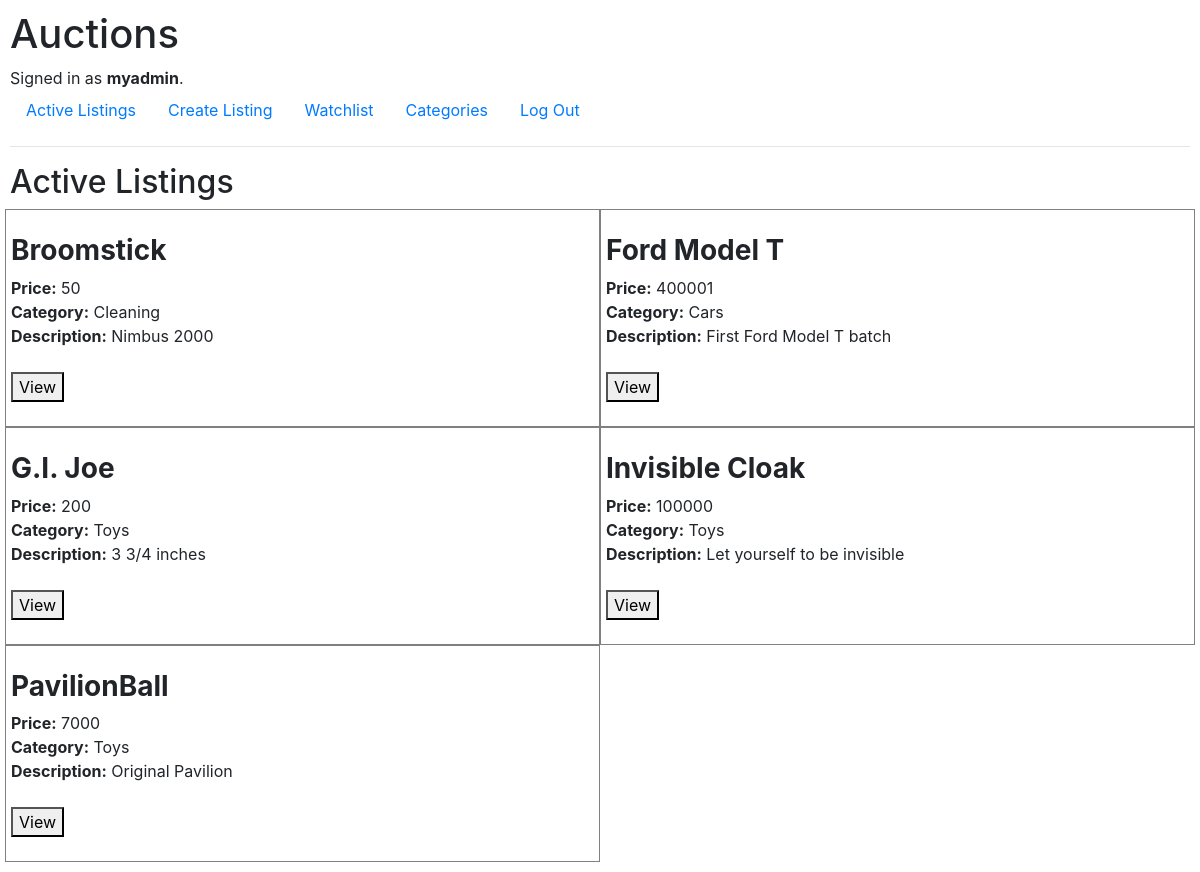
The page / (signed in) on the database its author committed.
### auctions/models.py (models this page shows)
class User(AbstractUser):
    pass

class AuctionListing(models.Model):
    title = models.CharField(max_length=34)
    category = models.CharField(max_length=20)
    price = models.IntegerField()
    img_url = models.CharField(max_length=300, blank=True, default='')
    description = models.CharField(max_length=55)
    owner = models.ForeignKey(User, on_delete=models.CASCADE, related_name="owner")
    state = models.CharField(max_length=6, default='open')

### auctions/views.py (the view)
# urls.py: path("", views.index, name="index"),
def index(request):
    listings = AuctionListing.objects.all().values()
    return render(request, "auctions/index.html", {"listings": listings})

### auctions/templates/auctions/index.html (shortened to what this page needs)
{% extends "auctions/layout.html" %}
{% block body %}
    <h2>Active Listings</h2>
    <div class="form-row">
        {% for listing in listings %}
        <div id="listing" class="col-md-6 col-lg-6">
            <br>
            <h3><b>{{ listing.title }}</b></h3>
            <p id="listing_info"><b>Price:</b> {{ listing.price }}</p>
            <p id="listing_info"><b>Category:</b> {{ listing.category }}</p>
            <p id="listing_info"><b>Description:</b> {{ listing.description }}</p>
            <br>
            <button onclick="location.href='/auctions/{{ listing.id }}'">View</button>
            <br>
            <br>
        </div>
        {% endfor %}
    </div>
{% endblock %}

### auctions/templates/auctions/layout.html (shortened to what this page needs)
{% load static %}
<!DOCTYPE html>
<html lang="en">
    <head>
        <link rel="stylesheet" href="https://stackpath.bootstrapcdn.com/bootstrap/4.4.1/css/bootstrap.min.css">
        <link href="{% static 'auctions/styles.css' %}" rel="stylesheet">
    </head>
    <body>
        <h1>Auctions</h1>
        <div>
            {% if user.is_authenticated %}
                Signed in as <strong>{{ user.username }}</strong>.
            {% else %}
                Not signed in.
            {% endif %}
        </div>
        <ul class="nav">
            <li class="nav-item">
                <a class="nav-link" href="{% url 'index' %}">Active Listings</a>
            </li>
            {% if user.is_authenticated %}
                <li class="nav-item">
                    <a class="nav-link" href="{% url 'createListing' %}">Create Listing</a>
                </li>
                <li class="nav-item">
                    <a class="nav-link" href="{% url 'watchlist' %}">Watchlist</a>
                </li>
                <li class="nav-item">
                    <a class="nav-link" href="{% url 'categories' %}">Categories</a>
                </li>
                <li class="nav-item">
                    <a class="nav-link" href="{% url 'logout' %}">Log Out</a>
                </li>
            {% endif %}
        </ul>
        <hr>
        {% block body %}
        {% endblock %}
    </body>
</html>

### auctions/static/auctions/styles.css (style rules this page uses)
body { padding: 10px; }
#listing_info { margin: 0 0 0 0; }
#listing { border-style: solid; border-width: thin; border-color: grey; }

### rows shown on the page
User: username "myadmin"
AuctionListing: title "Broomstick", price "50", category "Cleaning", description "Nimbus 2000"
AuctionListing: title "Ford Model T", price "400001", category "Cars", description "First Ford Model T batch"
AuctionListing: title "G.I. Joe", price "200", category "Toys", description "3 3/4 inches"
AuctionListing: title "Invisible Cloak", price "100000", category "Toys", description "Let yourself to be invisible"
AuctionListing: title "PavilionBall", price "7000", category "Toys", description "Original Pavilion"
